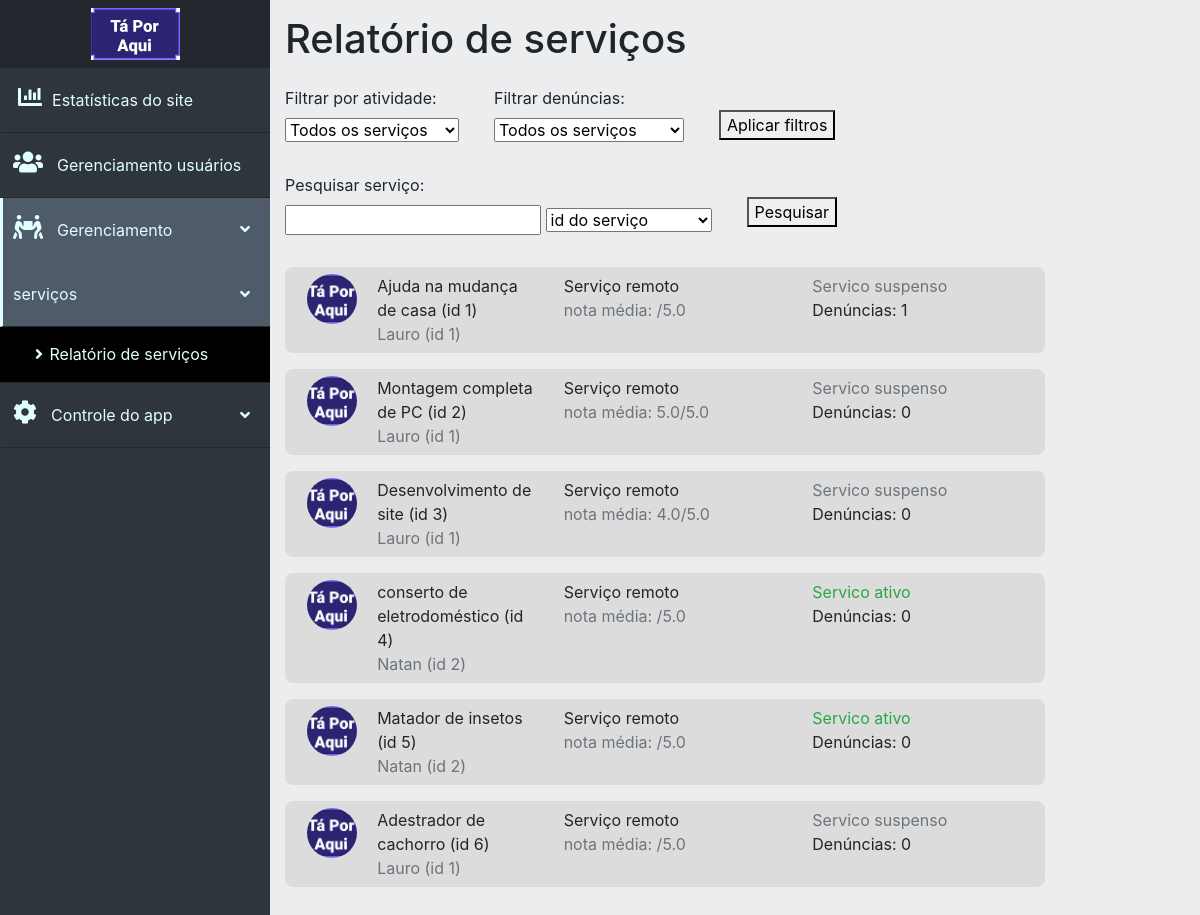
The app's page /dashboard/serviceManagement/serviceReport.php, older data.
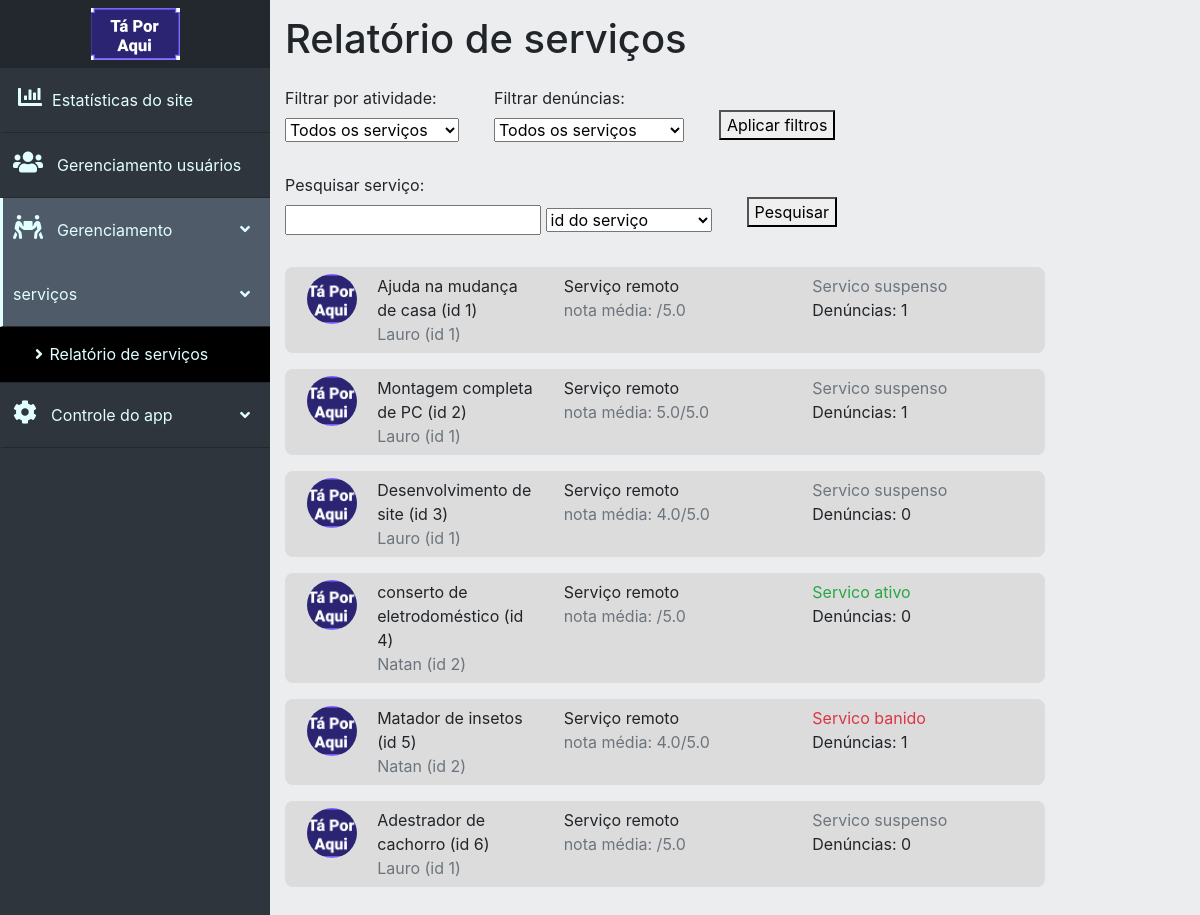
The same page, newer data.
### tables this page shows
CREATE TABLE `servicos` (
  `id_servico` int(11) NOT NULL,
  `id_prestador_servico` int(11) NOT NULL,
  `nome_servico` varchar(30) NOT NULL,
  `tipo_servico` int(11) NOT NULL COMMENT '0 = remoto, 1 = presencial',
  `desc_servico` text NOT NULL,
  `orcamento_servico` decimal(8,2) DEFAULT NULL,
  `crit_orcamento_servico` varchar(30) NOT NULL,
  `data_public_servico` timestamp NULL DEFAULT current_timestamp(),
  `nota_media_servico` decimal(2,1) DEFAULT NULL,
  `status_servico` int(11) DEFAULT 1 COMMENT '0 = suspenso, 1 = disponível, 2 = denunciado/banido',
  `qnt_visualizacoes_servico` int(11) NOT NULL DEFAULT 0
);

CREATE TABLE `usuarios` (
  `id_usuario` int(11) NOT NULL,
  `nome_usuario` varchar(15) NOT NULL,
  `sobrenome_usuario` varchar(15) NOT NULL,
  `fone_usuario` varchar(20) NOT NULL,
  `email_usuario` varchar(40) NOT NULL,
  `senha_usuario` varchar(40) NOT NULL,
  `data_nasc_usuario` date NOT NULL,
  `sexo_usuario` char(1) NOT NULL,
  `classif_usuario` int(11) NOT NULL COMMENT '0 = cliente, 1 = prestador, 2 = pequeno negócio',
  `cep_usuario` char(8) NOT NULL,
  `uf_usuario` char(2) NOT NULL,
  `cidade_usuario` varchar(30) NOT NULL,
  `bairro_usuario` varchar(30) NOT NULL,
  `rua_usuario` varchar(30) NOT NULL,
  `numero_usuario` varchar(5) NOT NULL,
  `comple_usuario` varchar(20) DEFAULT NULL,
  `data_entrada_usuario` timestamp NULL DEFAULT current_timestamp(),
  `desc_usuario` text DEFAULT NULL,
  `site_usuario` varchar(40) DEFAULT NULL,
  `status_usuario` int(11) NOT NULL DEFAULT 1 COMMENT '0 = suspenso, 1 = ativo, 2 = denunciado/banido',
  `imagem_usuario` varchar(60) DEFAULT 'no_picture.jpg',
  `nota_media_usuario` decimal(2,1) DEFAULT NULL,
  `posicao_usuario` point DEFAULT NULL
);

### dashboard/assets/getData.php (called while the page is built, shortened)
<?php
class DbConnection {
    private $host = 'localhost';
    private $dbname = 'ta_por_aqui';
    private $user = 'root';
    private $password = '';
    public function connect(){
        try{
            $connect = new PDO(
                "mysql:host=$this->host;dbname=$this->dbname",
                "$this->user",
                "$this->password"
            );
            return $connect;
        } catch (PDOException $e){
            echo 'Não foi possivel se conectar com o servidor <br>';
            echo 'Código do erro: ' . $e->getCode() . '<br> Mensagem de erro: ' . $e->getMessage();
            exit();
        }
    }
}
class ServicesListing {
    private $con;
    public function __construct(){
        $this->con = new DbConnection();
        $this->con = $this->con->connect();
    }
    public function selectAllServices(){
        $query = "SELECT s.id_servico, s.nome_servico, s.id_prestador_servico, s.tipo_servico, s.nota_media_servico, s.status_servico, u.id_usuario, u.nome_usuario from servicos as s join usuarios as u on s.id_prestador_servico = u.id_usuario left join denuncia_servico as ds on s.id_servico = ds.id_servico";
        $stmt = $this->con->query($query);
        return $stmt->fetchAll(PDO::FETCH_ASSOC);
    }
    public function getQntComplains($idServ){
        $query = "SELECT count(*) as denuncias from denuncia_servico where id_servico = $idServ";
        $stmt = $this->con->query($query);
        return $stmt->fetch(PDO::FETCH_ASSOC)['denuncias'];
    }
}

### dashboard/serviceManagement/serviceReport.php (the view, shortened to what the changed rows need)
<?php
require "../assets/getData.php";
$servicesListing = new ServicesListing();
$services = [];
if (isset($_POST['serviceStatus'])){
    $services = $servicesListing->selectFilteredServices($_POST['serviceStatus'], $_POST['serviceComplainFilter']);
} else if (isset($_POST['searchInput'])){
    $services = $servicesListing->selectSearchedServices($_POST['searchInput'], $_POST['searchParam']);
} else {
    $services = $servicesListing->selectAllServices();
}
?>
<!DOCTYPE html>
<html lang="pt-br">
<head>
    <link rel="stylesheet" href="https://use.fontawesome.com/releases/v5.3.1/css/all.css">
    <link rel="stylesheet" href="../../assets/bootstrap/bootstrap-4.5.3-dist/css/bootstrap.min.css">
    <link rel="stylesheet" type="text/css" href="../style.css">
</head>
<body>
<div class="main" id="pagina">
    <h1>Relatório de serviços</h1>
    <div class="row my-2">
        <div class="col-md-12 col-lg-10">
            <?php foreach ($services as $service) {?>
                <div class="listDiv row my-3" onclick="redirecionaPagina('service.php', <?=$service['id_servico']?>)">
                    <div class="col-sm-1 mr-2 mb-3 mb-sm-0">
                        <img src="../../assets/images/dumb-brand.png" alt="imagem do serviço" class="userPicture">
                    </div>
                    <div class="col-sm-3 mb-3 mb-sm-0">
                        <span><?=$service['nome_servico']?> (id <?=$service['id_servico']?>)</span> <br>
                        <span class="text-secondary"><?=$service['nome_usuario']?> (id <?=$service['id_prestador_servico']?>)</span>
                    </div>
                    <div class="col-sm-4 mb-3 mb-sm-0">
                        <span>Serviço <?php echo $service['tipo_servico'] === 0 ? " presencial" : " remoto"?></span> <br>
                        <span class="text-secondary">nota média: <?=$service['nota_media_servico']?>/5.0</span>
                    </div>
                        <div class="col-sm-3 mb-3 mb-sm-0">
                            <?php
                            if ($service['status_servico'] == 0){
                                echo '<span class="text-secondary">Servico suspenso</span>';
                            } else if ($service['status_servico'] == 1){
                                echo '<span class="text-success">Servico ativo</span>';
                            } else {
                                echo '<span class="text-danger">Servico banido</span>';
                            }
                            ?> <br>
                            <span>Denúncias: <?=$servicesListing->getQntComplains($service['id_servico'])?></span>
                        </div>
                    </div>
            <?php }?>
        </div>
    </div>
</div>
</body>
</html>

Row changes from the older to the newer data that the page shows:
computed for servicos "Montagem completa de PC": QntComplains "0" → "1"
changed servicos "Matador de insetos": nota_media_servico (not shown) → "4.0"; QntComplains "0" → "1"; status_servico "Servico ativo" → "Servico banido"
